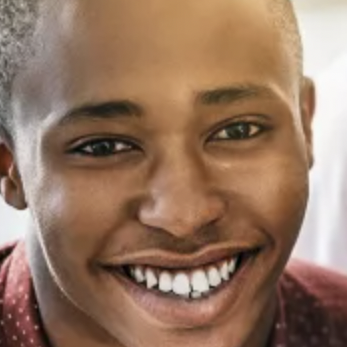
#> input picture IMAGE_PROCESSING/2_CROPPING_all_faces_in_an_IMAGE/PEOPLE/IMG_1.png, 347 x 347 px, given in place of group.png, which was not available
$ jupyter execute CROPPING_AN_IMAGE.ipynb
#> lines starting #> are read from the running program, lines starting #| are printed output that depends on the picture
[cell 1]
import os
import cv2 as cv
import numpy as np

img = cv.imread('Downloads/group.png')
#> img is the input picture: shape (347, 347, 3); mean B, G, R 97.6, 118.4, 149.6
classifier  = cv.CascadeClassifier('Downloads/haarcascade_frontalface_default.xml')
faces = classifier.detectMultiScale(img, 1.1, 5)
#> faces = [[21, 21, 299, 299]]

def save(frame,folder_name):
    name_img = len(os.listdir('Downloads/PEOPLE')) + 1
    name_img = folder_name + "/IMG_" + str(name_img) + '.png'
    cv.imwrite(name_img,frame)
    print(name_img)

for x,y,w,h in faces:
    face = img[y:y+h,x:x+w]
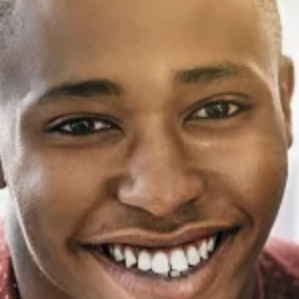
#> face: shape (299, 299, 3); mean B, G, R 88, 111.5, 145.3
    cv.imshow('Face'  , face )

    if cv.waitKey(0) == 13:  #13 - Enter
#> (key Esc is pressed here)
        save(face,"Downloads/PEOPLE")
    if cv.waitKey(0) == 127:  # 127 - Delete
#> (key Esc is pressed here)
        pass
    if [x,y,w,h] == list(faces[faces.shape[0]-1]):
        cv.destroyAllWindows()
        break


$ run again, on IMAGE_PROCESSING/2_CROPPING_all_faces_in_an_IMAGE/PEOPLE/IMG_6.png
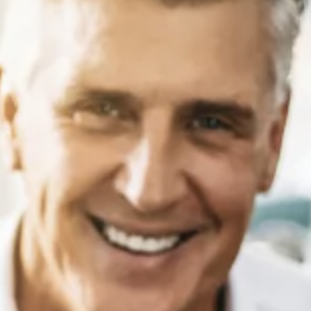
#> input picture IMAGE_PROCESSING/2_CROPPING_all_faces_in_an_IMAGE/PEOPLE/IMG_6.png, 311 x 311 px, given in place of group.png, which was not available
#> img is the input picture: shape (311, 311, 3); mean B, G, R 138.6, 160.8, 189.1
#> faces = [[21, 22, 269, 269]]
#> `face = img[y:y+h,x:x+w]`:
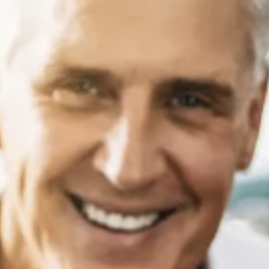
#> face: shape (269, 269, 3); mean B, G, R 126.3, 150.7, 182.8

$ run again, on IMAGE_PROCESSING/2_CROPPING_all_faces_in_an_IMAGE/PEOPLE/IMG_7.png
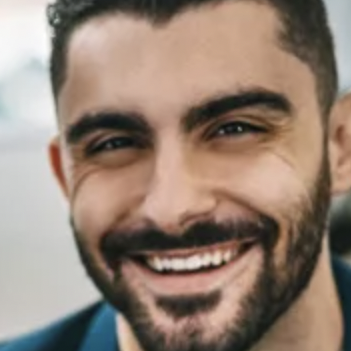
#> input picture IMAGE_PROCESSING/2_CROPPING_all_faces_in_an_IMAGE/PEOPLE/IMG_7.png, 351 x 351 px, given in place of group.png, which was not available
#> img is the input picture: shape (351, 351, 3); mean B, G, R 117.1, 130.2, 148.8
#> faces = [[21, 21, 298, 298]]
#> `face = img[y:y+h,x:x+w]`:
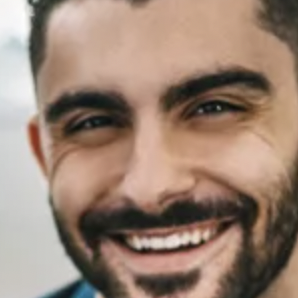
#> face: shape (298, 298, 3); mean B, G, R 116.4, 131.6, 154.8
